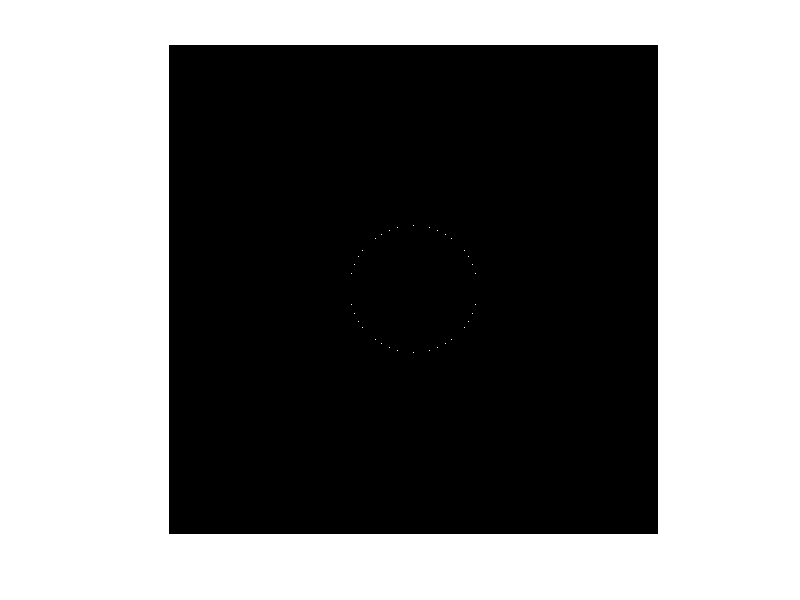

The MATLAB script that drew this image:

rows  = 500;
columns = 500;

A = zeros(rows,columns);
Cx = uint8(rows/2) ; 
Cy = uint8(rows/2) ;
Crad  = 65;

for i = 1:rows
    for j = 1:columns
        checkLocation = sqrt((i - double(Cx))^2 +(j - double(Cy))^2);
        if(checkLocation==Crad)
             A(i,j) = 1;
        end
    end
end


imshow(A);
%clearvars
